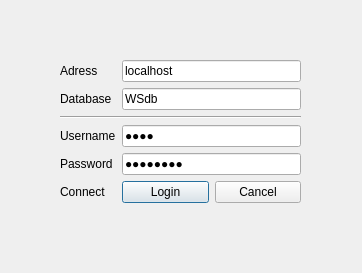
<?xml version="1.0" encoding="UTF-8"?>
<ui version="4.0">
 <class>SettingsMenu</class>
 <widget class="QDialog" name="SettingsMenu">
  <property name="geometry">
   <rect>
    <x>0</x>
    <y>0</y>
    <width>362</width>
    <height>273</height>
   </rect>
  </property>
  <property name="windowTitle">
   <string>Dialog</string>
  </property>
  <widget class="QWidget" name="formLayoutWidget">
   <property name="geometry">
    <rect>
     <x>60</x>
     <y>60</y>
     <width>241</width>
     <height>173</height>
    </rect>
   </property>
   <layout class="QFormLayout" name="formLayout">
    <item row="0" column="0">
     <widget class="QLabel" name="label_3">
      <property name="text">
       <string>Adress</string>
      </property>
     </widget>
    </item>
    <item row="0" column="1">
     <widget class="QLineEdit" name="lineEdit_adress">
      <property name="text">
       <string>localhost</string>
      </property>
      <property name="placeholderText">
       <string>Hostname/IP-Adress</string>
      </property>
     </widget>
    </item>
    <item row="1" column="0">
     <widget class="QLabel" name="label_4">
      <property name="text">
       <string>Database</string>
      </property>
     </widget>
    </item>
    <item row="1" column="1">
     <widget class="QLineEdit" name="lineEdit_database">
      <property name="text">
       <string>WSdb</string>
      </property>
      <property name="placeholderText">
       <string>Database name</string>
      </property>
     </widget>
    </item>
    <item row="2" column="0" colspan="2">
     <widget class="Line" name="line">
      <property name="orientation">
       <enum>Qt::Horizontal</enum>
      </property>
     </widget>
    </item>
    <item row="3" column="0">
     <widget class="QLabel" name="label">
      <property name="text">
       <string>Username</string>
      </property>
     </widget>
    </item>
    <item row="3" column="1">
     <widget class="QLineEdit" name="lineEdit_username">
      <property name="text">
       <string>root</string>
      </property>
      <property name="echoMode">
       <enum>QLineEdit::PasswordEchoOnEdit</enum>
      </property>
      <property name="placeholderText">
       <string>Username</string>
      </property>
     </widget>
    </item>
    <item row="4" column="0">
     <widget class="QLabel" name="label_2">
      <property name="text">
       <string>Password</string>
      </property>
     </widget>
    </item>
    <item row="4" column="1">
     <widget class="QLineEdit" name="lineEdit_password">
      <property name="font">
       <font>
        <underline>false</underline>
        <strikeout>false</strikeout>
        <kerning>true</kerning>
       </font>
      </property>
      <property name="text">
       <string>Ab12345!</string>
      </property>
      <property name="echoMode">
       <enum>QLineEdit::Password</enum>
      </property>
      <property name="placeholderText">
       <string>Password</string>
      </property>
     </widget>
    </item>
    <item row="5" column="0">
     <widget class="QLabel" name="connectLabel">
      <property name="text">
       <string>Connect</string>
      </property>
     </widget>
    </item>
    <item row="5" column="1">
     <layout class="QHBoxLayout" name="horizontalLayout">
      <item>
       <widget class="QPushButton" name="pushButton_login">
        <property name="text">
         <string>Login</string>
        </property>
       </widget>
      </item>
      <item>
       <widget class="QPushButton" name="pushButton_cancel">
        <property name="text">
         <string>Cancel</string>
        </property>
       </widget>
      </item>
     </layout>
    </item>
   </layout>
  </widget>
 </widget>
 <resources/>
 <connections/>
</ui>
